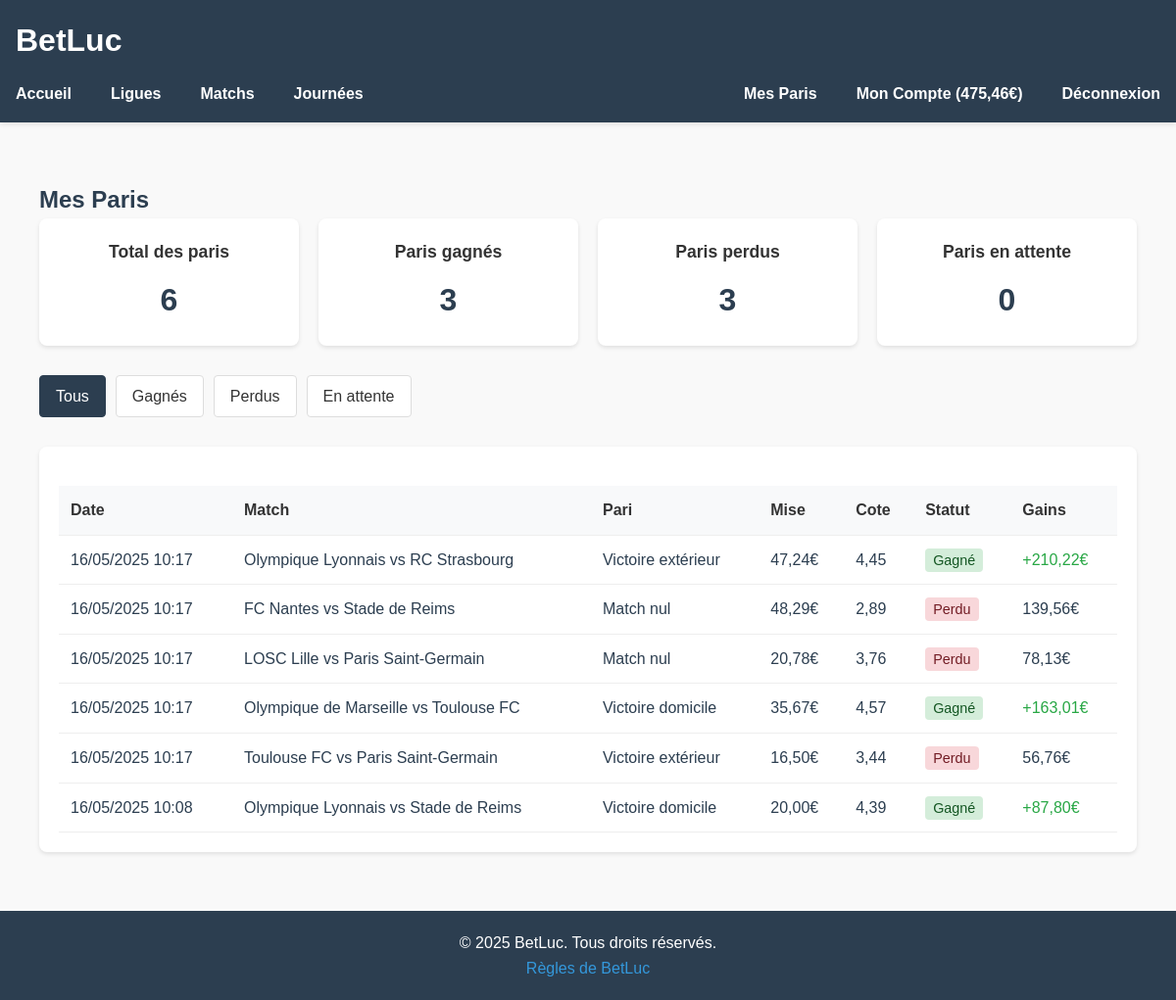
The page /my-bets/ (signed in) on the database as committed earlier.
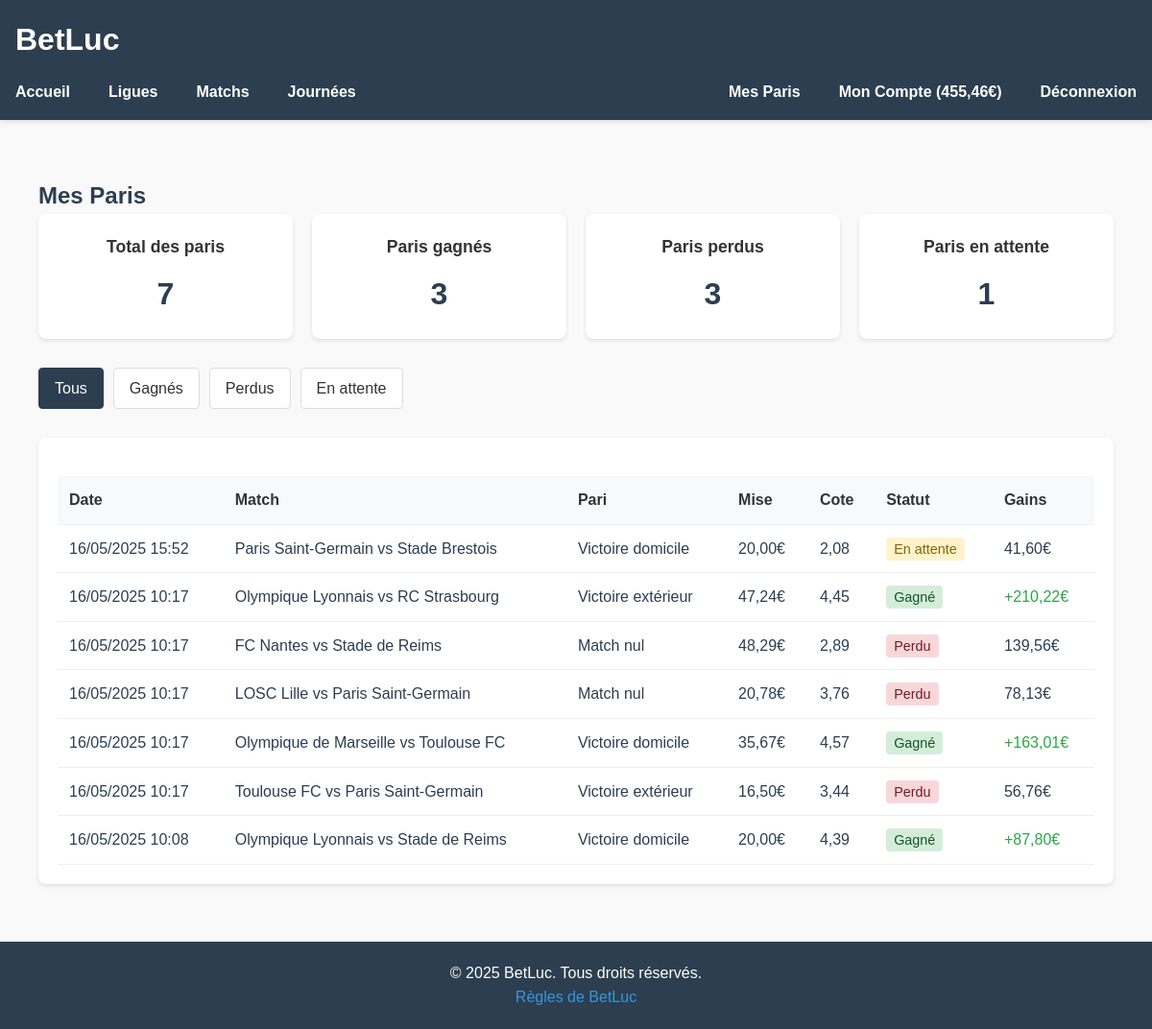
The same page on the database as committed later.
### accounts/models.py (models this page shows, shortened)
class Utilisateur(AbstractUser):
    email = models.EmailField(unique=True)
    username = models.CharField(max_length=150, unique=True)
    balance = models.DecimalField(max_digits=10, decimal_places=2, default=20.00, verbose_name="Solde")

### teams/models.py (models this page shows, shortened)
class Bet(models.Model):
    BET_TYPES = [
        ('home_win', 'Victoire domicile'),
        ('draw', 'Match nul'),
        ('away_win', 'Victoire extérieur'),
    ]
    STATUS_CHOICES = [
        ('pending', 'En attente'),
        ('won', 'Gagné'),
        ('lost', 'Perdu'),
    ]
    user = models.ForeignKey(Utilisateur, on_delete=models.CASCADE, related_name='bets')
    match = models.ForeignKey(Match, on_delete=models.CASCADE, related_name='bets')
    bet_type = models.CharField(max_length=20, choices=BET_TYPES)
    amount = models.DecimalField(max_digits=10, decimal_places=2)
    odds = models.DecimalField(max_digits=5, decimal_places=2, null=True, blank=True)
    status = models.CharField(max_length=20, choices=STATUS_CHOICES, default='pending')
    created_at = models.DateTimeField(auto_now_add=True)
    updated_at = models.DateTimeField(auto_now=True)
    @property
    def potential_win(self):
        return self.amount * self.odds

class Match(models.Model):
    STATUS_CHOICES = [
        ('scheduled', 'Programmé'),
        ('live', 'En cours'),
        ('completed', 'Terminé'),
    ]
    RESULT_CHOICES = [
        ('home_win', 'Victoire domicile'),
        ('draw', 'Match nul'),
        ('away_win', 'Victoire extérieur'),
        ('pending', 'En attente'),
    ]
    matchday = models.ForeignKey(Matchday, on_delete=models.CASCADE, related_name='matches')
    home_team = models.ForeignKey(Team, on_delete=models.CASCADE, related_name='home_matches')
    away_team = models.ForeignKey(Team, on_delete=models.CASCADE, related_name='away_matches')
    date = models.DateTimeField()
    home_score = models.IntegerField(null=True, blank=True)
    away_score = models.IntegerField(null=True, blank=True)
    status = models.CharField(max_length=20, choices=STATUS_CHOICES, default='scheduled')
    result = models.CharField(max_length=20, choices=RESULT_CHOICES, default='pending')
    stadium = models.CharField(max_length=100, blank=True)

class Team(models.Model):
    name = models.CharField(max_length=100, unique=True, verbose_name="Nom de l'équipe")
    league = models.ForeignKey(League, on_delete=models.CASCADE, related_name='teams', verbose_name="Ligue")
    logo = models.ImageField(upload_to='teams_logos/', blank=True, null=True, verbose_name="Logo")
    city = models.CharField(max_length=100, blank=True, verbose_name="Ville")
    founded_year = models.IntegerField(blank=True, null=True, verbose_name="Année de fondation")
    stadium = models.CharField(max_length=100, blank=True, verbose_name="Stade")
    class Meta:
        verbose_name = "Équipe"
        verbose_name_plural = "Équipes"
        ordering = ['name']
    def __str__(self):
        return self.name

### teams/views.py (the view)
# urls.py: path('my-bets/', views.my_bets, name='my_bets'),
@login_required
def my_bets(request):
    bets = Bet.objects.filter(user=request.user).order_by('-created_at')
    status = request.GET.get('status')
    if status in ['won', 'lost', 'pending']:
        bets = bets.filter(status=status)
    context = {
        'bets': bets,
        'total_bets': bets.count(),
        'won_bets': bets.filter(status='won').count(),
        'lost_bets': bets.filter(status='lost').count(),
        'pending_bets': bets.filter(status='pending').count(),
    }
    return render(request, 'teams/my_bets.html', context)

### templates/teams/my_bets.html (shortened to what this page needs)
{% extends 'base.html' %}
{% block content %}
<div class="content-container">
    <h2>Mes Paris</h2>
    <div class="stats-container">
        <div class="stat-card">
            <h3>Total des paris</h3>
            <p class="stat-number">{{ total_bets }}</p>
        </div>
        <div class="stat-card">
            <h3>Paris gagnés</h3>
            <p class="stat-number">{{ won_bets }}</p>
        </div>
        <div class="stat-card">
            <h3>Paris perdus</h3>
            <p class="stat-number">{{ lost_bets }}</p>
        </div>
        <div class="stat-card">
            <h3>Paris en attente</h3>
            <p class="stat-number">{{ pending_bets }}</p>
        </div>
    </div>
    <div class="filter-container">
        <a href="{% url 'teams:my_bets' %}" class="filter-button {% if not request.GET.status %}active{% endif %}">Tous</a>
        <a href="{% url 'teams:my_bets' %}?status=won" class="filter-button {% if request.GET.status == 'won' %}active{% endif %}">Gagnés</a>
        <a href="{% url 'teams:my_bets' %}?status=lost" class="filter-button {% if request.GET.status == 'lost' %}active{% endif %}">Perdus</a>
        <a href="{% url 'teams:my_bets' %}?status=pending" class="filter-button {% if request.GET.status == 'pending' %}active{% endif %}">En attente</a>
    </div>
    <div class="bets-container">
        {% if bets %}
            <table class="bets-table">
                <thead>
                    <tr>
                        <th>Date</th>
                        <th>Match</th>
                        <th>Pari</th>
                        <th>Mise</th>
                        <th>Cote</th>
                        <th>Statut</th>
                        <th>Gains</th>
                    </tr>
                </thead>
                <tbody>
                    {% for bet in bets %}
                    <tr>
                        <td>{{ bet.created_at|date:"d/m/Y H:i" }}</td>
                        <td>
                            <a href="{% url 'teams:match_detail' bet.match.id %}" class="match-link">
                                {{ bet.match.home_team }} vs {{ bet.match.away_team }}
                            </a>
                        </td>
                        <td>{{ bet.get_bet_type_display }}</td>
                        <td>{{ bet.amount|floatformat:2 }}€</td>
                        <td>{{ bet.odds }}</td>
                        <td>
                            {% if bet.status == 'won' %}
                                <span class="status-badge won">Gagné</span>
                            {% elif bet.status == 'lost' %}
                                <span class="status-badge lost">Perdu</span>
                            {% else %}
                                <span class="status-badge pending">En attente</span>
                            {% endif %}
                        </td>
                        <td>
                            {% if bet.status == 'won' %}
                                <span class="win-amount">+{{ bet.potential_win|floatformat:2 }}€</span>
                            {% else %}
                                {{ bet.potential_win|floatformat:2 }}€
                            {% endif %}
                        </td>
                    </tr>
                    {% endfor %}
                </tbody>
            </table>
        {% else %}
            <p class="no-bets">Aucun pari trouvé</p>
        {% endif %}
    </div>
</div>
{% endblock %}

### templates/base.html (shortened to what this page needs)
<!DOCTYPE html>
{% load static %}
<html lang="fr">
  <head>
    <link rel="stylesheet" href="{% static 'css/style.css' %}" />
  </head>
  <body>
    <header>
        <h1>BetLuc</h1>
        <nav>
            <ul class="main-nav">
                <li><a href="/">Accueil</a></li>
                <li><a href="{% url 'teams:league_list' %}">Ligues</a></li>
                <li><a href="{% url 'teams:match_list' %}">Matchs</a></li>
                <li><a href="{% url 'teams:matchdays_grid' %}">Journées</a></li>
            </ul>
            <ul class="auth-links">
                {% if user.is_authenticated %}
                    <li><a href="{% url 'teams:my_bets' %}">Mes Paris</a></li>
                    <li><a href="{% url 'accounts:profile' %}">Mon Compte ({{ user.balance|floatformat:2 }}€)</a></li>
                    <li><a href="{% url 'accounts:logout' %}">Déconnexion</a></li>
                {% else %}
                    <li><a href="{% url 'accounts:login' %}">Connexion</a></li>
                    <li><a href="{% url 'accounts:register' %}">Inscription</a></li>
                {% endif %}
            </ul>
        </nav>
    </header>
    <main>{% block content %}{% endblock %}</main>
    <footer class="footer mt-auto py-3 bg-light">
        <div class="container">
            <div class="row">
                <div class="col-md-6">
                    <p class="mb-0">&copy; 2025 BetLuc. Tous droits réservés.</p>
                </div>
                <div class="col-md-6 text-md-end">
                    <a href="{% url 'rules' %}" class="text-decoration-none text-muted">Règles de BetLuc</a>
                </div>
            </div>
        </div>
    </footer>
  </body>
</html>

### static/css/style.css (style rules this page uses)
:root { --primary-color: #3498db; --secondary-color: #2c3e50; --accent-color: #e74c3c; --light-color: #ecf0f1; --dark-color: #2c3e50; --success-color: #2ecc71; --warning-color: #f39c12; --error-color: #e74c3c; --grey-color: #95a5a6; --border-radius: 5px; --box-shadow: 0 2px 10px rgba(0, 0, 0, 0.1); }
* { margin: 0; padding: 0; box-sizing: border-box; }
body { font-family: 'Arial', sans-serif; line-height: 1.6; color: var(--dark-color); background-color: #f9f9f9; }
a { color: var(--primary-color); text-decoration: none; }
ul { list-style: none; }
header, main, footer { width: 100%; padding: 20px; }
header { background-color: var(--secondary-color); color: white; box-shadow: 0 2px 5px rgba(0,0,0,0.1); }
main { min-height: calc(100vh - 180px); max-width: 1200px; margin: 0 auto; padding: 40px 20px; }
footer { background-color: var(--secondary-color); color: white; text-align: center; padding: 20px; }
header h1 { margin-bottom: 15px; }
nav ul { display: flex; gap: 20px; }
nav ul li a { color: white; font-weight: bold; transition: color 0.3s; }
.bets-table { width: 100%; border-collapse: collapse; margin-top: 20px; }
.bets-table th, .bets-table td { padding: 12px; text-align: left; border-bottom: 1px solid #ddd; }
.bets-table th { background-color: var(--light-color); font-weight: bold; }

### templates/base.html (style rules this page uses)
:root { --primary-color: #3498db; --secondary-color: #2c3e50; --success-color: #4caf50; --danger-color: #f44336; --info-color: #2196f3; }
header { padding: 1rem; background-color: var(--secondary-color); color: white; }
header h1 { margin: 0; margin-bottom: 1rem; }
nav { display: flex; justify-content: space-between; align-items: center; }
.main-nav { display: flex; list-style: none; margin: 0; padding: 0; }
.main-nav li { margin-right: 20px; }
.auth-links { display: flex; list-style: none; margin: 0; padding: 0; }
.auth-links li { margin-left: 20px; }
.auth-links a { color: white; text-decoration: none; }

### templates/teams/my_bets.html (style rules this page uses)
.content-container { max-width: 1200px; margin: 0 auto; padding: 20px; }
.stats-container { display: grid; grid-template-columns: repeat(auto-fit, minmax(200px, 1fr)); gap: 20px; margin-bottom: 30px; }
.stat-card { background: #fff; border-radius: 8px; padding: 20px; box-shadow: 0 2px 4px rgba(0,0,0,0.1); text-align: center; }
.stat-card h3 { margin: 0 0 10px 0; color: #333; font-size: 1.1em; }
.stat-number { font-size: 2em; font-weight: bold; color: #2c3e50; margin: 0; }
.filter-container { margin-bottom: 30px; display: flex; gap: 10px; }
.filter-button { padding: 8px 16px; border: 1px solid #ddd; border-radius: 4px; text-decoration: none; color: #333; background: #fff; transition: all 0.3s ease; }
.filter-button.active { background: #2c3e50; color: #fff; border-color: #2c3e50; }
.bets-container { background: #fff; border-radius: 8px; padding: 20px; box-shadow: 0 2px 4px rgba(0,0,0,0.1); }
.bets-table { width: 100%; border-collapse: collapse; }
.bets-table th, .bets-table td { padding: 12px; text-align: left; border-bottom: 1px solid #eee; }
.bets-table th { background: #f8f9fa; font-weight: 600; color: #333; }
.match-link { color: #2c3e50; text-decoration: none; }
.status-badge { padding: 4px 8px; border-radius: 4px; font-size: 0.9em; font-weight: 500; }
.status-badge.won { background: #d4edda; color: #155724; }
.status-badge.lost { background: #f8d7da; color: #721c24; }
.status-badge.pending { background: #fff3cd; color: #856404; }
.win-amount { color: #28a745; font-weight: 500; }

Rows that differ between the two databases and show on the page:
changed Utilisateur: balance "475,46" → "455,46"
added Bet: created_at "16/05/2025 15:52", match.home_team "Paris Saint-Germain", match.away_team "Stade Brestois", bet_type "Victoire domicile", amount "20,00", odds "2,08", status "En attente", potential_win "41,60"
Other text that changed with them:
{{ total_bets }}: "6" → "7"
{{ pending_bets }}: "0" → "1"
